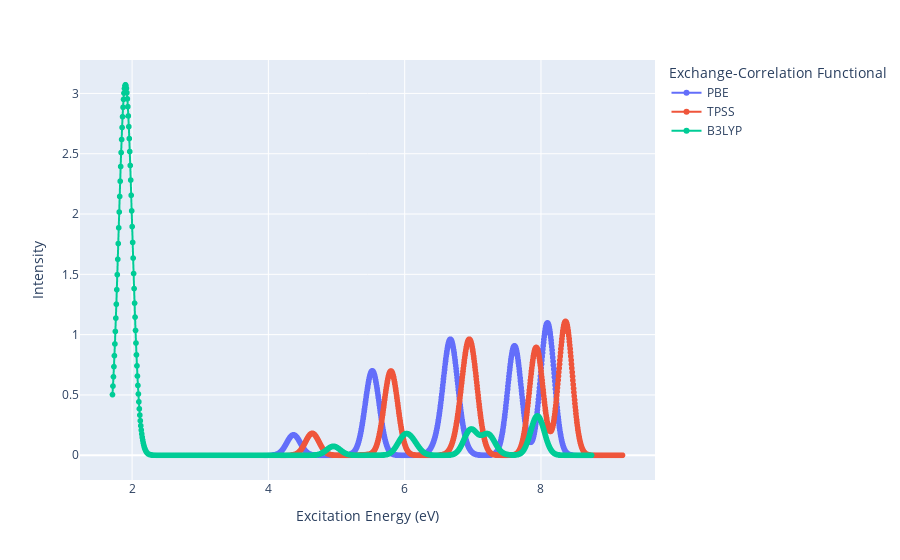

Notebook cell for this chart:
### Code cell
import plotly.express as px
fig = px.line(df, x="Excitation Energy (eV)", y="Intensity", markers=True, color="Exchange-Correlation Functional")
fig.show()

### Figure 1 — Plotly figure (JSON) as saved in the notebook; plotly's stock layout.template omitted (floating-point values rounded to 4 significant figures; data arrays with more than 128 entries replaced by an {"elided": "..."} marker saying what was removed)
{"data": [{"hovertemplate": "Exchange-Correlation Functional=PBE<br>Excitation Energy (eV)=%{x}<br>Intensity=%{y}<extra></extra>", "legendgroup": "PBE", "line": {"color": "#636efa", "dash": "solid"}, "marker": {"symbol": "circle"}, "mode": "lines+markers", "name": "PBE", "showlegend": true, "type": "scattergl", "x": {"elided": "1000 float values"}, "xaxis": "x", "y": {"elided": "1000 float values"}, "yaxis": "y"}, {"hovertemplate": "Exchange-Correlation Functional=TPSS<br>Excitation Energy (eV)=%{x}<br>Intensity=%{y}<extra></extra>", "legendgroup": "TPSS", "line": {"color": "#EF553B", "dash": "solid"}, "marker": {"symbol": "circle"}, "mode": "lines+markers", "name": "TPSS", "showlegend": true, "type": "scattergl", "x": {"elided": "1000 float values"}, "xaxis": "x", "y": {"elided": "1000 float values"}, "yaxis": "y"}, {"hovertemplate": "Exchange-Correlation Functional=B3LYP<br>Excitation Energy (eV)=%{x}<br>Intensity=%{y}<extra></extra>", "legendgroup": "B3LYP", "line": {"color": "#00cc96", "dash": "solid"}, "marker": {"symbol": "circle"}, "mode": "lines+markers", "name": "B3LYP", "showlegend": true, "type": "scattergl", "x": {"elided": "1000 float values"}, "xaxis": "x", "y": {"elided": "1000 float values"}, "yaxis": "y"}], "layout": {"autosize": true, "legend": {"title": {"text": "Exchange-Correlation Functional"}, "tracegroupgap": 0}, "margin": {"t": 60}, "xaxis": {"anchor": "y", "autorange": true, "domain": [0, 1], "range": [1.228, 9.681], "title": {"text": "Excitation Energy (eV)"}, "type": "linear"}, "yaxis": {"anchor": "x", "autorange": true, "domain": [0, 1], "range": [2.949e-51, 3.072], "title": {"text": "Intensity"}, "type": "linear"}}}
